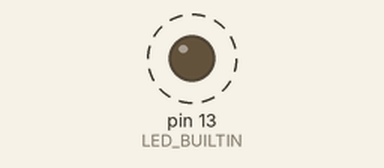
Recording of a sketch running on a simulated Arduino Uno, built with avr-gcc and run on an emulated ATmega328P. Parts: output pins drawn as LEDs (lit = HIGH). Dashed ring = blinking. What the sketch prints to the serial monitor is not drawn.

Above: at 0.2 s.
Timing chart, 0 to 3.0 s (numbered marks = the images above):
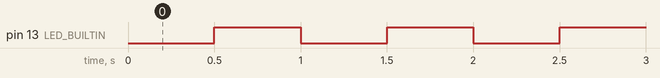

The sketch:

Blink-3xmilis-serial-out.ino
```cpp
const unsigned long interval1 = 500;
const unsigned long interval2 = 1300;
const unsigned long interval3 = 2300;

unsigned long timer1 = 0;
unsigned long timer2 = 0;
unsigned long timer3 = 0;

bool ledState = false;

void setup()
{
    pinMode(LED_BUILTIN, OUTPUT);

    Serial.begin(115200);
    Serial.println("Multi-timer experiment");
}

void loop()
{
    unsigned long now = millis();

    // Timer 1: LED každých 500 ms
    if (now - timer1 >= interval1)
    {
        timer1 = now;
        ledState = !ledState;
        digitalWrite(LED_BUILTIN, ledState);
        Serial.print("LED: ");
        Serial.println(ledState ? "ON" : "OFF");
    }

    // Timer 2: výpis každých 1300 ms
    if (now - timer2 >= interval2)
    {
        timer2 = now;
        Serial.println("Timer 2");
    }

    // Timer 3: výpis každých 2300 ms
    if (now - timer3 >= interval3)
    {
        timer3 = now;
        Serial.println("Timer 3");
    }
}
```

Measured:
- by itself, pin 13 (LED_BUILTIN): alternates HIGH for 0.50 s and LOW for 0.50 s
